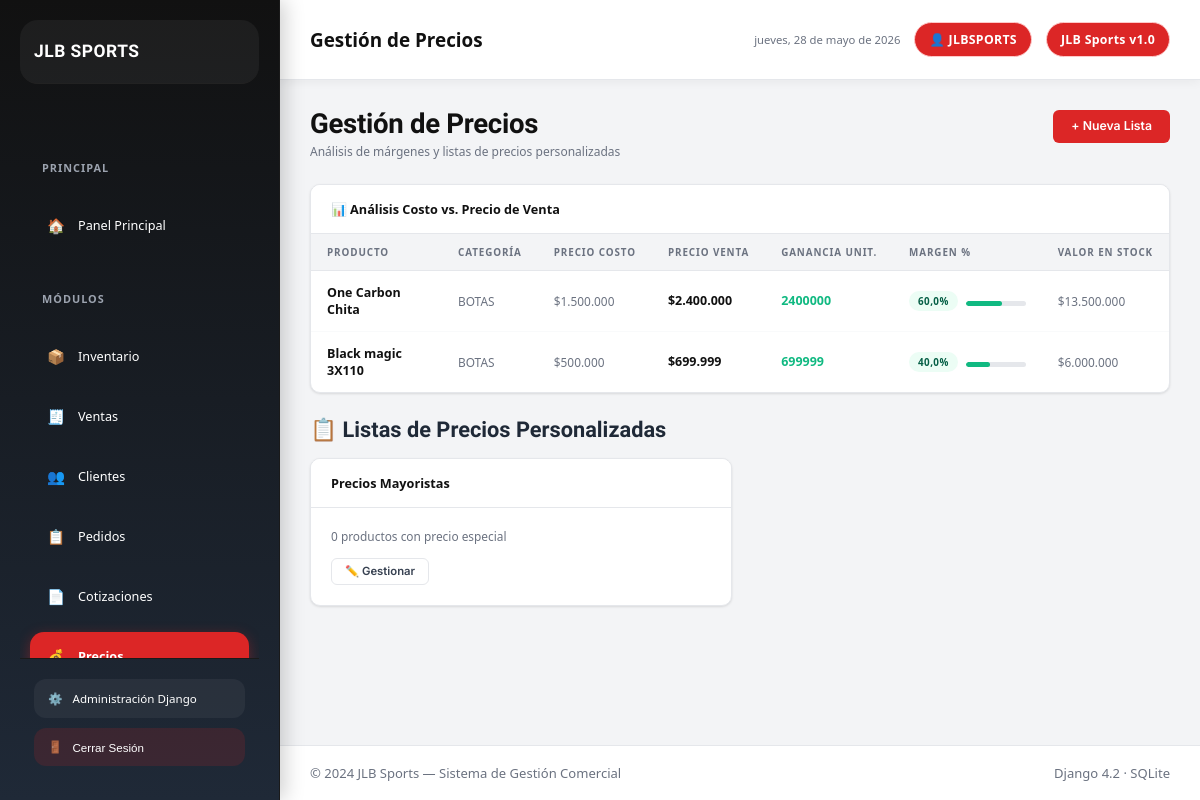
Page /pricing/ (signed in) on the committed database.
### inventory/models.py (models this page shows, shortened)
class Product(models.Model):
    codigo = models.CharField(
        max_length=50,
        unique=True,
        null=True,
        blank=True,
        default=None,
        verbose_name='Código'
    )
    name = models.CharField(max_length=200)
    category = models.ForeignKey(
        Category,
        on_delete=models.SET_NULL,
        null=True,
        blank=True,
        related_name='products'
    )
    marca = models.CharField(
        max_length=100,
        blank=True,
        default=''
    )
    talla = models.CharField(
        max_length=20,
        blank=True,
        default=''
    )
    color = models.CharField(
        max_length=100,
        blank=True,
        default='',
        verbose_name='Color(es)',
        help_text='Colores disponibles separados por coma. Ej: Rojo, Azul, Negro'
    )
    description = models.TextField(blank=True)
    cost_price = models.DecimalField(
        max_digits=10,
        decimal_places=2
    )
    sale_price = models.DecimalField(
        max_digits=10,
        decimal_places=2
    )
    stock_quantity = models.IntegerField(default=0)
    min_stock = models.IntegerField(default=5)
    created_at = models.DateTimeField(auto_now_add=True)
    @property
    def stock_value(self):
        return self.cost_price * self.stock_quantity
    @property
    def profit_margin(self):
        if self.cost_price and self.cost_price > 0:
            return ((self.sale_price - self.cost_price) / self.cost_price) * 100
        return 0

class Category(models.Model):
    name = models.CharField(max_length=100)
    description = models.TextField(blank=True)

### pricing/models.py (models this page shows, shortened)
class PriceList(models.Model):
    name = models.CharField(max_length=100)
    client_type = models.CharField(max_length=20, choices=Client.CLIENT_TYPES, blank=True)
    description = models.TextField(blank=True)
    is_active = models.BooleanField(default=True)
    created_at = models.DateTimeField(auto_now_add=True)
    class Meta:
        ordering = ['name']

### pricing/views.py (the view)
# urls.py: path('', views.pricing_overview, name='pricing_overview'),
@login_required
def pricing_overview(request):
    products = Product.objects.select_related('category').all()
    price_lists = PriceList.objects.filter(is_active=True).prefetch_related('items__product')
    context = {
        'products': products,
        'price_lists': price_lists,
        'active_page': 'pricing',
    }
    return render(request, 'pricing/pricing_overview.html', context)

### inventory/templatetags/jlb_filters.py (called while the page is built)
@register.filter
def pesos(value):
    try:
        value = Decimal(str(value))
        if value == value.to_integral_value():
            formatted = f"{int(value):,}".replace(",", ".")
        else:
            formatted = f"{value:,.0f}".replace(",", ".")
        return f"${formatted}"
    except (ValueError, TypeError):
        return f"${value}"

### templates/pricing/pricing_overview.html (shortened to what this page needs)
{% extends 'base.html' %}
{% load jlb_filters %}
{% block topbar_title %}Gestión de Precios{% endblock %}
{% block content %}
<div class="seccion-header">
  <div>
    <h1 class="seccion-titulo">Gestión de Precios</h1>
    <p class="seccion-subtitulo">Análisis de márgenes y listas de precios personalizadas</p>
  </div>
  <a href="{% url 'price_list_create' %}" class="btn btn-rojo">+ Nueva Lista</a>
</div>
<div class="tarjeta mb-3">
  <div class="tarjeta-cab">
    <span class="tarjeta-titulo">📊 Análisis Costo vs. Precio de Venta</span>
  </div>
  <div class="tabla-wrap">
    <table>
      <thead>
        <tr>
          <th>Producto</th>
          <th>Categoría</th>
          <th>Precio Costo</th>
          <th>Precio Venta</th>
          <th>Ganancia Unit.</th>
          <th>Margen %</th>
          <th>Valor en Stock</th>
        </tr>
      </thead>
      <tbody>
        {% for p in products %}
        <tr>
          <td class="bold">{{ p.name }}</td>
          <td class="td-muted">{{ p.category.name|default:"—" }}</td>
          <td class="td-muted">{{ p.cost_price|pesos }}</td>
          <td class="bold">{{ p.sale_price|pesos }}</td>
          <td class="bold {% if p.sale_price > p.cost_price %}txt-verde{% else %}txt-rojo{% endif %}">
            {{ p.sale_price|add:"-0"|floatformat:0 }}
          </td>
          <td>
            <div style="display:flex;align-items:center;gap:8px;">
              <span class="badge {% if p.profit_margin >= 30 %}badge-verde{% elif p.profit_margin >= 15 %}badge-amarillo{% else %}badge-rojo{% endif %}">
                {{ p.profit_margin|floatformat:1 }}%
              </span>
              <div class="progreso-wrap" style="width:60px;flex-shrink:0;">
                <div class="progreso-barra {% if p.profit_margin >= 30 %}verde{% elif p.profit_margin >= 15 %}amarillo{% else %}rojo{% endif %}"
                     style="width:{% if p.profit_margin > 100 %}100{% else %}{{ p.profit_margin|floatformat:0 }}{% endif %}%">
                </div>
              </div>
            </div>
          </td>
          <td class="td-muted">{{ p.stock_value|pesos }}</td>
        </tr>
        {% empty %}
        <tr><td colspan="7">
          <div class="estado-vacio"><div class="estado-vacio-titulo">Sin productos</div></div>
        </td></tr>
        {% endfor %}
      </tbody>
    </table>
  </div>
</div>
<div class="seccion-header" style="margin-top:8px;margin-bottom:16px;">
  <h2 style="font-family:'Barlow Condensed',sans-serif;font-size:1.5rem;font-weight:700;">📋 Listas de Precios Personalizadas</h2>
</div>
{% if price_lists %}
<div style="display:grid;grid-template-columns:repeat(auto-fill,minmax(280px,1fr));gap:16px;">
  {% for lista in price_lists %}
  <div class="tarjeta">
    <div class="tarjeta-cab">
      <span class="tarjeta-titulo">{{ lista.name }}</span>
    </div>
    <div class="tarjeta-cuerpo">
      <p style="font-size:0.82rem;color:var(--gris-texto);margin-bottom:14px;">{{ lista.items.count }} producto{{ lista.items.count|pluralize }} con precio especial</p>
      <a href="{% url 'price_list_detail' lista.pk %}" class="btn btn-outline btn-sm">✏️ Gestionar</a>
    </div>
  </div>
  {% endfor %}
</div>
{% endif %}
{% endblock %}

### templates/base.html (shortened to what this page needs)
{% load static %}
{% load jlb_filters %}
<!DOCTYPE html>
<html lang="es">
<head>
  <link rel="stylesheet" href="{% static 'css/style.css' %}">
</head>
<body>
<aside class="sidebar">
  <a href="{% url 'dashboard' %}" class="sidebar-brand">
    <div class="brand-text">
      <div class="brand-nombre">JLB Sports</div>
    </div>
  </a>
  <nav class="sidebar-nav">
    <div class="nav-grupo-label">Principal</div>
    <a href="{% url 'dashboard' %}" class="nav-enlace {% if active_page == 'dashboard' %}activo{% endif %}">
      <span class="nav-icono">🏠</span>
      Panel Principal
    </a>
    <div class="nav-grupo-label">Módulos</div>
    <a href="{% url 'product_list' %}" class="nav-enlace {% if active_page == 'inventory' %}activo{% endif %}">
      <span class="nav-icono">📦</span>
      Inventario
    </a>
    <a href="{% url 'sale_list' %}" class="nav-enlace {% if active_page == 'sales' %}activo{% endif %}">
      <span class="nav-icono">🧾</span>
      Ventas
    </a>
    <a href="{% url 'client_list' %}" class="nav-enlace {% if active_page == 'clients' %}activo{% endif %}">
      <span class="nav-icono">👥</span>
      Clientes
    </a>
    <a href="{% url 'order_list' %}" class="nav-enlace {% if active_page == 'orders' %}activo{% endif %}">
      <span class="nav-icono">📋</span>
      Pedidos
    </a>
    <a href="{% url 'quote_list' %}" class="nav-enlace {% if active_page == 'quotes' %}activo{% endif %}">
      <span class="nav-icono">📄</span>
      Cotizaciones
    </a>
    <a href="{% url 'pricing_overview' %}" class="nav-enlace {% if active_page == 'pricing' %}activo{% endif %}">
      <span class="nav-icono">💰</span>
      Precios
    </a>
  </nav>
  <div class="sidebar-pie">
    <a href="/admin/" class="sidebar-admin-link" target="_blank">
      <span>⚙️</span>
      Administración Django
    </a>
    <form method="post" action="{% url 'logout' %}" style="margin-top:10px;">
      <button type="submit" class="sidebar-admin-link" style="width:100%;border:none;cursor:pointer;background:rgba(220,38,38,0.15);">
        <span>🚪</span>
        Cerrar Sesión
      </button>
    </form>
  </div>
</aside>
<div class="main-wrap">
  <header class="topbar">
    <div class="topbar-izq">
      <span class="topbar-titulo">
        {% block topbar_title %}JLB Sports{% endblock %}
      </span>
    </div>
    <div class="topbar-der">
      <span class="topbar-fecha" id="topbar-fecha"></span>
      {% if user.is_authenticated %}
      <span class="topbar-chip">👤 {{ user.username }}</span>
      {% endif %}
      <span class="topbar-chip">JLB Sports v1.0</span>
    </div>
  </header>
  <main class="pagina-contenido">
    {% block content %}{% endblock %}
  </main>
  <footer class="page-footer">
    <span>© 2024 JLB Sports — Sistema de Gestión Comercial</span>
    <span>Django 4.2 · SQLite</span>
  </footer>
</div>
</body>
</html>

### templates/base.html (style rules this page uses)
:root { --rojo-principal:#DC2626; --rojo-oscuro:#B91C1C; --negro:#111111; --gris-oscuro:#1F2937; --gris-claro:#F3F4F6; --blanco:#FFFFFF; --verde:#10B981; --alerta:#EF4444; }
* { margin:0; padding:0; box-sizing:border-box; }
body { font-family: 'Segoe UI', sans-serif; background: var(--gris-claro); color: var(--gris-oscuro); display:flex; min-height:100vh; }
.sidebar { width:280px; background: linear-gradient(180deg,var(--negro),var(--gris-oscuro)); color:white; display:flex; flex-direction:column; padding:20px; position:fixed; height:100vh; overflow-y:auto; box-shadow:4px 0 20px rgba(0,0,0,0.2); }
.sidebar-brand { display:flex; align-items:center; gap:14px; text-decoration:none; margin-bottom:30px; padding:14px; border-radius:18px; background: rgba(255,255,255,0.05); transition:0.3s; }
.brand-text { display:flex; flex-direction:column; }
.brand-nombre { font-size:1.2rem; font-weight:700; color:white; }
.nav-grupo-label { font-size:0.75rem; text-transform:uppercase; color:#9ca3af; margin:18px 0 10px; letter-spacing:1px; }
.sidebar-nav { display:flex; flex-direction:column; gap:8px; }
.nav-enlace { display:flex; align-items:center; gap:12px; padding:14px 16px; border-radius:14px; color:white; text-decoration:none; transition:0.3s; font-weight:500; position:relative; }
.nav-enlace.activo { background:var(--rojo-principal); box-shadow:0 4px 14px rgba(220,38,38,0.4); }
.nav-icono { font-size:1.1rem; }
.sidebar-pie { margin-top:auto; padding-top:20px; }
.sidebar-admin-link { display:flex; align-items:center; gap:10px; text-decoration:none; color:white; padding:12px 14px; border-radius:12px; background:rgba(255,255,255,0.05); transition:0.3s; }
.main-wrap { margin-left:280px; flex:1; display:flex; flex-direction:column; min-height:100vh; }
.topbar { height:80px; background:white; display:flex; align-items:center; justify-content:space-between; padding:0 30px; box-shadow:0 2px 10px rgba(0,0,0,0.05); }
.topbar-titulo { font-size:1.3rem; font-weight:700; color:var(--negro); }
.topbar-der { display:flex; align-items:center; gap:14px; }
.topbar-chip { background:var(--rojo-principal); color:white; padding:8px 14px; border-radius:999px; font-size:0.85rem; font-weight:600; }
.pagina-contenido { padding:30px; flex:1; }
.page-footer { background:white; padding:18px 30px; display:flex; justify-content:space-between; font-size:0.9rem; color:#6b7280; border-top:1px solid #e5e7eb; }

### rows in the picture
Product: name "One Carbon Chita", category.name "BOTAS", cost_price|pesos "$1.500.000", sale_price|pesos "$2.400.000", sale_price|add "2400000", profit_margin "60,0", stock_value|pesos "$13.500.000"
Product: name "Black magic 3X110", category.name "BOTAS", cost_price|pesos "$500.000", sale_price|pesos "$699.999", sale_price|add "699999", profit_margin "40,0", stock_value|pesos "$6.000.000"
PriceList: name "Precios Mayoristas", items.count "0"

### other values in the picture
{{ user.username }} "JLBSPORTS"
